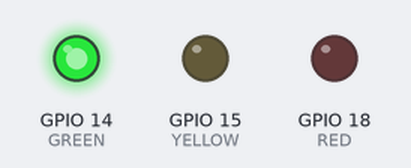
Simulated run of this program. Board: Raspberry Pi (BCM pin numbers). On the bench: output pins drawn as LEDs (lit = HIGH).

Above: at 0.2 s.
At 0.7 s:
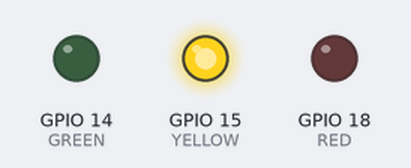
At 2.7 s:
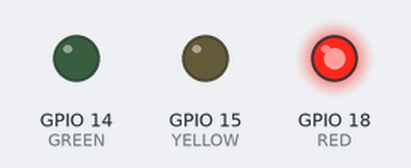
Timing chart, 0 to 3.5 s (numbered marks = the images above):
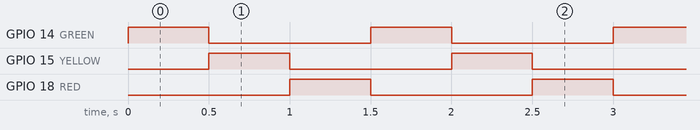

The program:

raceLed.py
```python
#!/usr/bin/python
# timer led

import RPi.GPIO as GPIO
import time


GREEN = 14
YELLOW = 15
RED = 18

GPIO.setmode(GPIO.BCM)
GPIO.setwarnings(False)
GPIO.setup(GREEN, GPIO.OUT)
GPIO.setup(YELLOW, GPIO.OUT)
GPIO.setup(RED, GPIO.OUT)

def G():
	GPIO.output(GREEN, GPIO.HIGH)
	GPIO.output(YELLOW, GPIO.LOW)
	GPIO.output(RED, GPIO.LOW)
	return

def Y():
	GPIO.output(GREEN, GPIO.LOW)
	GPIO.output(YELLOW, GPIO.HIGH)
	GPIO.output(RED, GPIO.LOW)
	return

def R():
	GPIO.output(GREEN, GPIO.LOW)
	GPIO.output(YELLOW, GPIO.LOW)
	GPIO.output(RED, GPIO.HIGH)
	return

def close():
	GPIO.output(RED, GPIO.LOW)
	GPIO.output(GREEN, GPIO.LOW)
	GPIO.output(YELLOW, GPIO.LOW)

try:
	while(1):
		G();
		time.sleep(0.5);
		Y();
		time.sleep(0.5);
		R();
		time.sleep(0.5);

except KeyboardInterrupt:
	print ('Good bye')
	close()

GPIO.cleanup()
```

Measured:
- by itself, GPIO 14 (GREEN), GPIO 15 (YELLOW), GPIO 18 (RED): alternates HIGH for 0.50 s and LOW for 1.0 s
- by itself, everything shown: repeats every 1.5 s, in 3 steps
